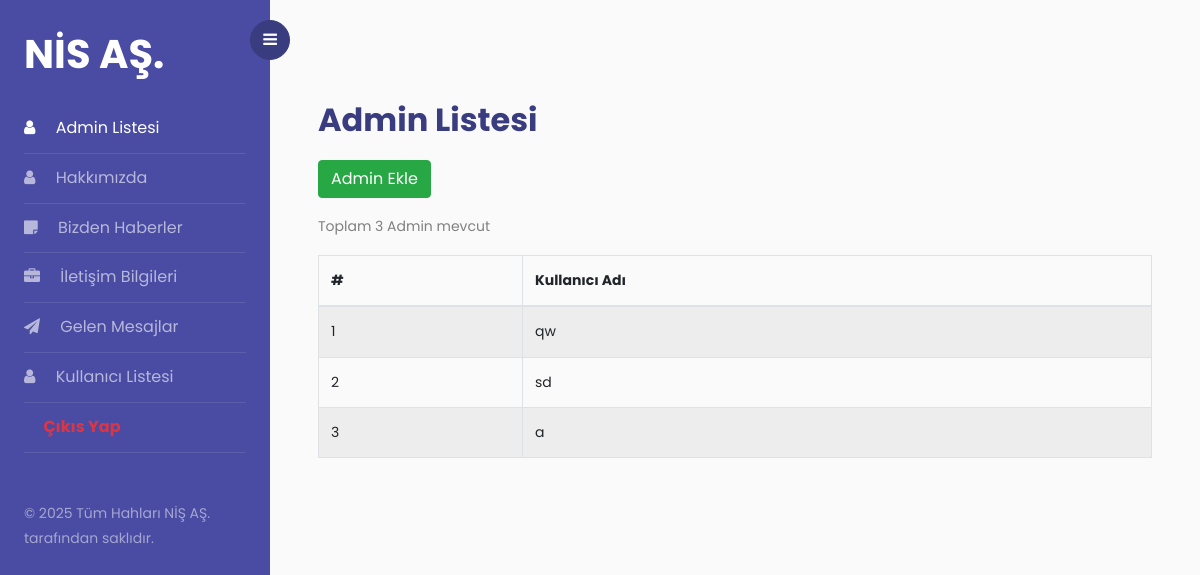
Page /page/admin/listAdmin.php (signed in) on the committed database.
### tables this page shows
CREATE TABLE IF NOT EXISTS `kullanicilar` (
  `kul_id` int NOT NULL AUTO_INCREMENT,
  `kul_adi` varchar(50) NOT NULL,
  `kul_sifre` varchar(255) NOT NULL,
  `rol` enum('admin','kullanici') DEFAULT 'kullanici',
  PRIMARY KEY (`kul_id`)
);

### pullData/adminData.php (called while the page is built, shortened)
<?php
require '../../action/baglan.php';
$stmt = $conn->prepare("SELECT * FROM kullanicilar WHERE rol = 'admin' ORDER BY kul_id DESC");
$stmt->execute();
$result = $stmt->get_result();
$admin = [];
if ($result->num_rows > 0) {
    while ($row = $result->fetch_assoc()) {
        $admin[] = $row;
    }
}

### page/admin/listAdmin.php (the view, shortened to what this page needs)
<?php
require_once('../../pullData/adminData.php');
?>
<!DOCTYPE html>
<html lang="en">
<head>
</head>
<body>
    <div class="wrapper d-flex align-items-stretch">
        <?php
        include "../../admin_component/sidebar.php";
        ?>
        <div id="content" class="p-5">
            <h2 class="mt-5 mb-3 font-weight-bold" style="color:#393c7f">Admin Listesi</h2>
            <a href="asajdafjhs.php" class="btn btn-success mb-3">Admin Ekle</a>
            <div class="table-responsive">
                <table class="table table-bordered table-striped table-hover">
                    <p>Toplam <?php echo count($admin); ?> Admin mevcut</p>
                    <thead>
                        <tr>
                            <th>#</th>
                            <th>Kullanıcı Adı</th>
                        </tr>
                    </thead>
                    <tbody>
                        <?php
                        if (!empty($admin)) {
                            foreach ($admin as $index => $row) {
                                echo "<tr>";
                                echo "<td>" . ($index + 1) . "</td>";
                                echo "<td>" . htmlspecialchars($row['kul_adi']) . "</td>";
                                echo "</tr>";
                            }
                        } else {
                            echo "<tr><td colspan='4'>Hiç veri bulunamadı.</td></tr>";
                        }
                        ?>
                    </tbody>
                </table>
            </div>
        </div>
    </div>
</body>
</html>

### rows in the picture
kullanicilar: kul_adi "qw"
kullanicilar: kul_adi "sd"
kullanicilar: kul_adi "a"

### other values in the picture
count($admin) "3"
